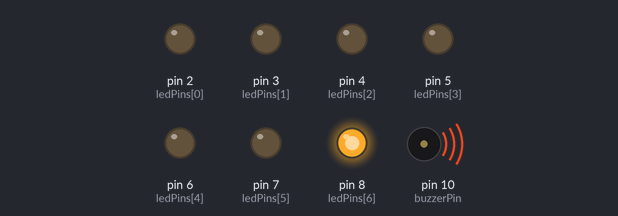
This sketch was run on a simulated Arduino Uno, built with avr-gcc and run on an emulated ATmega328P. On the bench: output pins drawn as LEDs (lit = HIGH), buzzer (waves = sounding).

Above: at 0.1 s.
At 0.7 s:
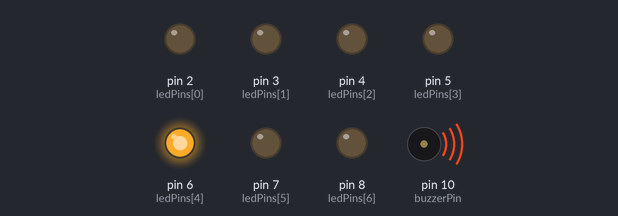
At 1.6 s:
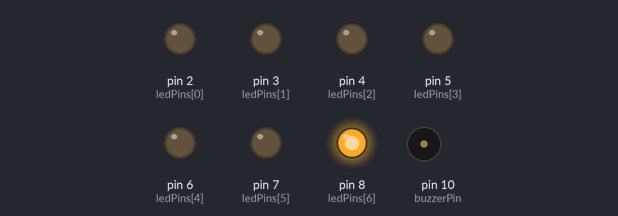
At 2.7 s:
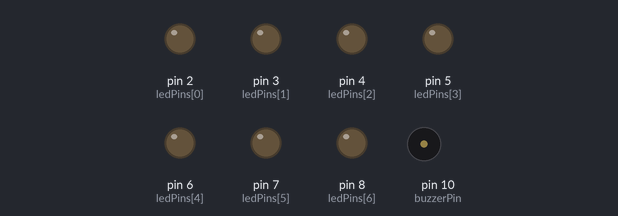
Timing chart, 0 to 4.2 s (numbered marks = the images above):
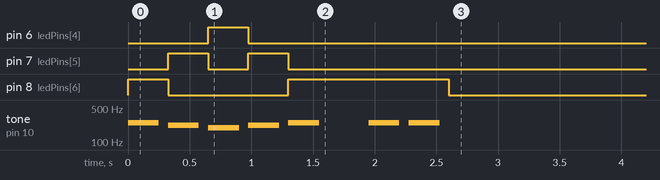

The sketch:

toneMelody.ino
```cpp
#include "pitches.h"

// 定義 7 顆 LED 接的 Pin 腳（避開 Pin 9）
const int ledPins[7] = {2, 3, 4, 5, 6, 7, 8};
const int buzzerPin = 10; // 蜂鳴器改接 Pin 9

// 原本的 8 個音符與節奏
int melody[] = {
  NOTE_B3, NOTE_A3, NOTE_G3, NOTE_A3, NOTE_B3, 0, NOTE_B3, NOTE_B3
};
int noteDurations[] = {
  4, 4, 4, 4, 4, 4, 4, 4
};

// 8 個音符，控制 7 顆 LED
int LEDcontrol[8][7] = {
  {0, 0, 0, 0, 0, 0, 1},
  {0, 0, 0, 0, 0, 1, 0},
  {0, 0, 0, 0, 1, 0, 0},
  {0, 0, 0, 0, 0, 1, 0},
  {0, 0, 0, 0, 0, 0, 1},
  {0, 0, 0, 0, 0, 0, 1},
  {0, 0, 0, 0, 0, 0, 1},
  {0, 0, 0, 0, 0, 0, 1}
};

void setup() {
  // 初始化 7 顆 LED 的 Pin 腳為輸出模式
  for (int i = 0; i < 7; i++) {
    pinMode(ledPins[i], OUTPUT);
  }

  // 開始播放旋律與閃爍 LED
  for (int thisNote = 0; thisNote < 8; thisNote++) {

    // 【核心】用內層迴圈一口氣更新 7 顆 LED 的狀態
    for (int led = 0; led < 7; led++) {
      int state = LEDcontrol[thisNote][led];
      digitalWrite(ledPins[led], state == 1 ? HIGH : LOW);
    }

    // 計算音符持續時間並播放
    int noteDuration = 1000 / noteDurations[thisNote];
    tone(buzzerPin, melody[thisNote], noteDuration);

    // 等待音符播完
    int pauseBetweenNotes = noteDuration * 1.30;
    delay(pauseBetweenNotes);

    // 停止當前音符
    noTone(buzzerPin);
  }

  // 播完後全部熄滅
  for (int i = 0; i < 7; i++) {
    digitalWrite(ledPins[i], LOW);
  }
}

void loop() {
  // 只跑一次
}
```

pitches.h
```cpp
/*************************************************
   Public Constants
 *************************************************/

#define NOTE_B0 31
#define NOTE_C1 33
#define NOTE_CS1 35
#define NOTE_D1 37
#define NOTE_DS1 39
#define NOTE_E1 41
#define NOTE_F1 44
#define NOTE_FS1 46
#define NOTE_G1 49
#define NOTE_GS1 52
#define NOTE_A1 55
#define NOTE_AS1 58
#define NOTE_B1 62
#define NOTE_C2 65
#define NOTE_CS2 69
#define NOTE_D2 73
#define NOTE_DS2 78
#define NOTE_E2 82
#define NOTE_F2 87
#define NOTE_FS2 93
#define NOTE_G2 98
#define NOTE_GS2 104
#define NOTE_A2 110
#define NOTE_AS2 117
#define NOTE_B2 123
#define NOTE_C3 131
#define NOTE_CS3 139
#define NOTE_D3 147
#define NOTE_DS3 156
#define NOTE_E3 165
#define NOTE_F3 175
#define NOTE_FS3 185
#define NOTE_G3 196
#define NOTE_GS3 208
#define NOTE_A3 220
#define NOTE_AS3 233
#define NOTE_B3 247
#define NOTE_C4 262
#define NOTE_CS4 277
#define NOTE_D4 294
#define NOTE_DS4 311
#define NOTE_E4 330
#define NOTE_F4 349
#define NOTE_FS4 370
#define NOTE_G4 392
#define NOTE_GS4 415
#define NOTE_A4 440
#define NOTE_AS4 466
#define NOTE_B4 494
#define NOTE_C5 523
#define NOTE_CS5 554
#define NOTE_D5 587
#define NOTE_DS5 622
#define NOTE_E5 659
#define NOTE_F5 698
#define NOTE_FS5 740
#define NOTE_G5 784
#define NOTE_GS5 831
#define NOTE_A5 880
#define NOTE_AS5 932
#define NOTE_B5 988
#define NOTE_C6 1047
#define NOTE_CS6 1109
#define NOTE_D6 1175
#define NOTE_DS6 1245
#define NOTE_E6 1319
#define NOTE_F6 1397
#define NOTE_FS6 1480
#define NOTE_G6 1568
#define NOTE_GS6 1661
#define NOTE_A6 1760
#define NOTE_AS6 1865
#define NOTE_B6 1976
#define NOTE_C7 2093
#define NOTE_CS7 2217
#define NOTE_D7 2349
#define NOTE_DS7 2489
#define NOTE_E7 2637
#define NOTE_F7 2794
#define NOTE_FS7 2960
#define NOTE_G7 3136
#define NOTE_GS7 3322
#define NOTE_A7 3520
#define NOTE_AS7 3729
#define NOTE_B7 3951
#define NOTE_C8 4186
#define NOTE_CS8 4435
#define NOTE_D8 4699
#define NOTE_DS8 4978
```
